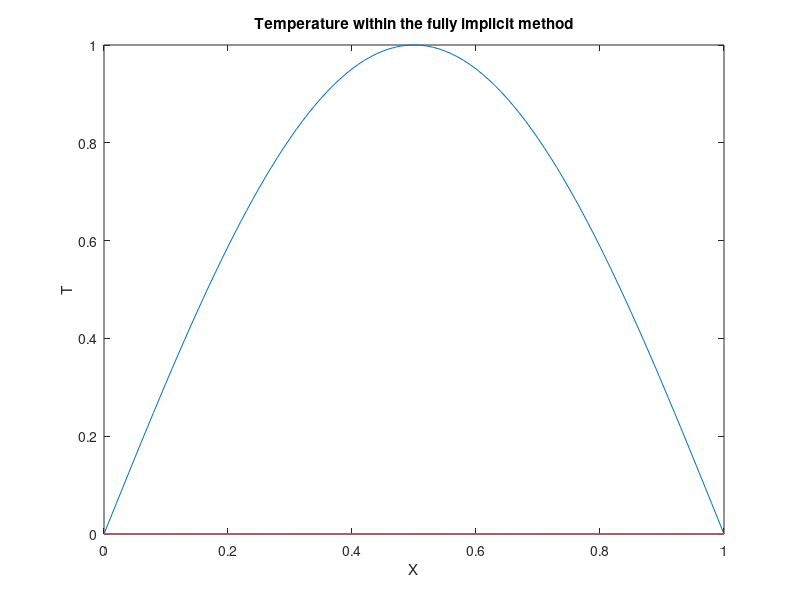
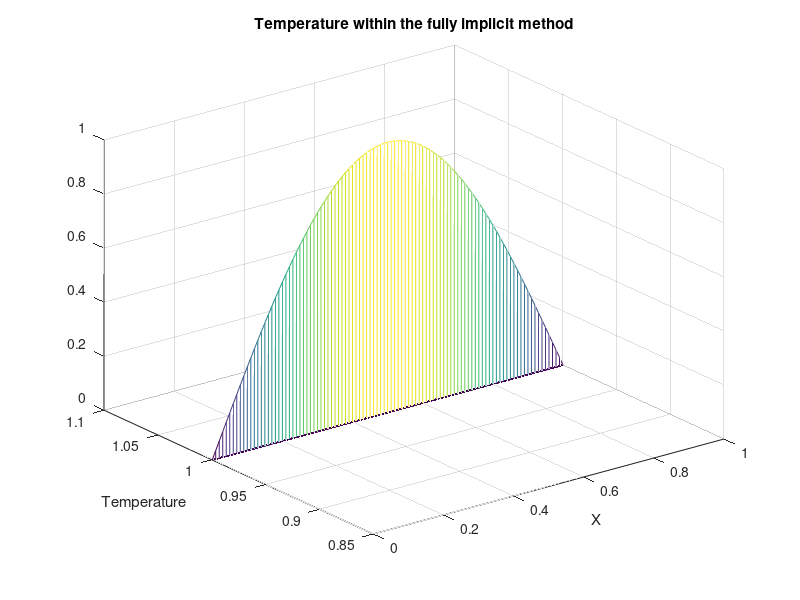

The MATLAB source for these figures, in order:
% Heat_Equation_Implicit.m

% Preparation of the Working Station 
clc;
close all,
clear 

% The 1D Problem Specification 
L=1.0; % The length of the wire 
T=1.0; % The Time durition when the heat is conducted through the length 

% Creating the 1D mesh that each node represents a solution 
nX= 100; % The number of the nodes 
dx=L/nX; % The length of each spacial step 

nT=2000; % The number of the time steps 
dt=T/nT; % The length of each time step 

con=1.5; % The wire conductivity coefficient 
alpha=con*(dt/dx*dx);

% Initial Value Parameters 
for i=1:nX+1
    x(i)=(i-1)*dx;
    u(i,1)=sin(pi*x(i));
end

% The Boundary Condition where T=0
for n=1:nT+1
   u(1,n)=0;
   u(nX+1,n)=0;
   time(n)=(nT-1)*dt;
end

% Implementatin of the Implicit Methods 

aa(1:nX-2)=-alpha; % Off diagonal Elements 
bb(1:nX-1)=2*alpha+1; % The main diagonal elements 
cc(1:nX-2)=-alpha; % The Off Diagonal elements 

MM=inv(diag(bb,0)+diag(aa,-1)+diag(cc,+1));

for n=2:nT
    uu=u(2:nX,nT-1);
    u(2:nX,nT)=MM*uu;
end

% Graphical representation of the temperature at different selected times
figure(1)
plot(x,u(:,1),'-',x,u(:,100),'-',x,u(:,300),'-',x,u(:,600),'-')
title('Temperature within the fully implicit method')
xlabel('X')
ylabel('T')
figure(2)
mesh(x,time,u')
title('Temperature within the fully implicit method')
xlabel('X')
ylabel('Temperature')
